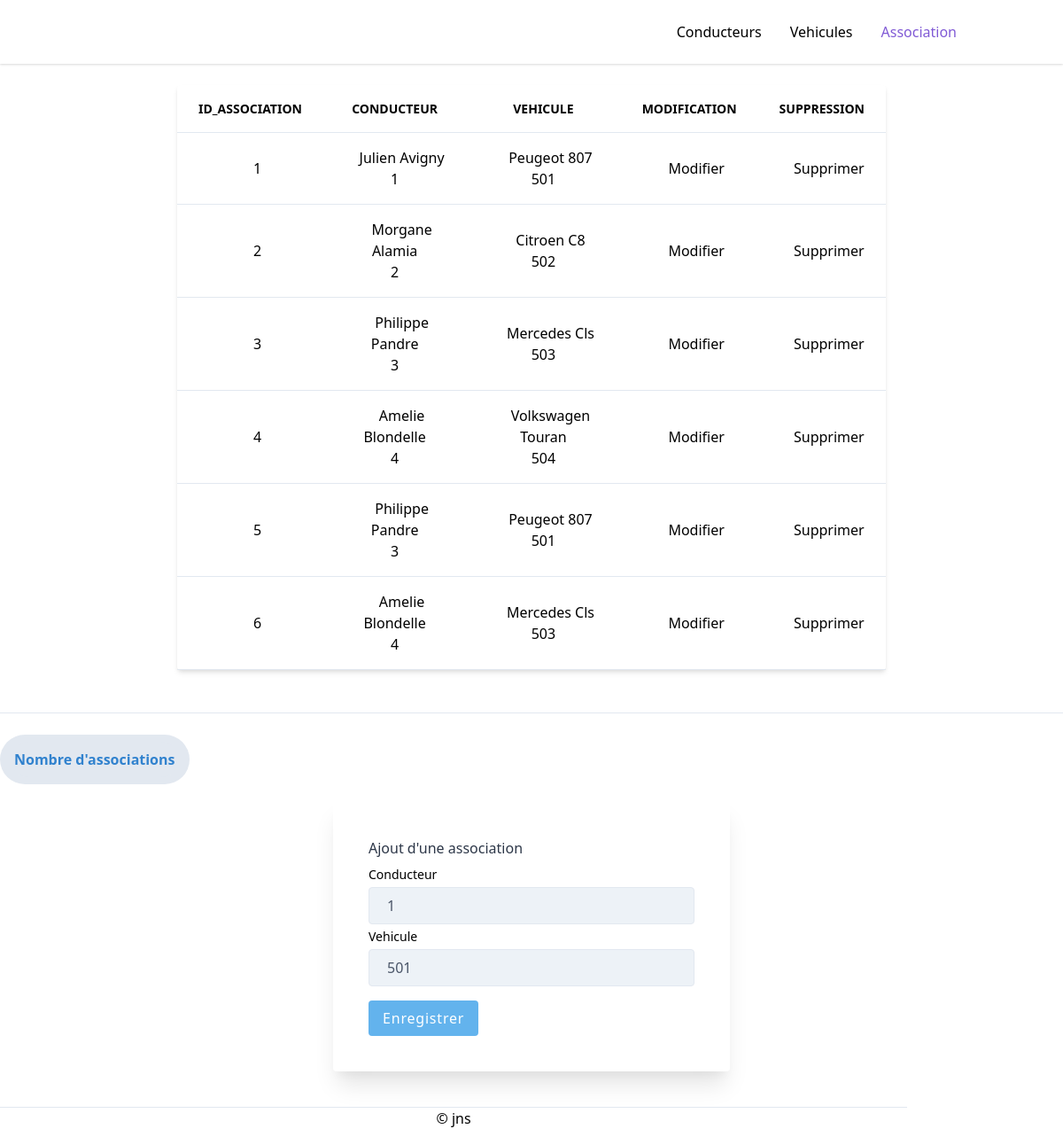
The app's page /eval_poo_php/association.php with its own data.
### tables this page shows
CREATE TABLE `association_vehicule_conducteur` (
  `id_association` int(11) NOT NULL,
  `id_vehicule` int(11) NOT NULL,
  `id_conducteur` int(11) NOT NULL
);

CREATE TABLE `conducteur` (
  `id_conducteur` int(11) NOT NULL,
  `prenom` varchar(30) NOT NULL,
  `nom` varchar(30) NOT NULL
);

CREATE TABLE `vehicule` (
  `id_vehicule` int(11) NOT NULL,
  `marque` varchar(40) NOT NULL,
  `modele` varchar(40) NOT NULL,
  `couleur` varchar(20) NOT NULL,
  `immatriculation` varchar(20) NOT NULL
);

### eval_poo_php/association.php (the view, shortened to what this page needs)
<?php
require_once 'inc/init.php';
require_once 'inc/header.php';
?>
<ul class="flex flex-col mt-4 -mx-4 pt-4 border-t md:flex-row md:items-center md:mx-0 md:ml-auto md:mt-0 md:pt-0 md:border-0">
        <li>
          <a class="block px-4 py-1 md:p-2 lg:px-4" href="conducteur.php" title="">Conducteurs</a>
        </li>
        <li>
          <a class="block px-4 py-1 md:p-2 lg:px-4" href="vehicule.php" title="">Vehicules</a>
        </li>
        <li>
          <a class="block px-4 py-1 md:p-2 lg:px-4 text-purple-600" href="association.php" title="">Association</a>
        </li>
      </ul>
    </div>
  </div>
</nav>
<div class="w-2/3 mx-auto">
  <div class="bg-white shadow-md rounded my-6">
    <table style="text-align:center" class="text-left w-full border-collapse">
    <thead>
        <tr>
          <th class="py-4 px-6 bg-grey-lightest font-bold uppercase text-sm text-grey-dark border-b border-grey-light">id_association</th>
          <th class="py-4 px-6 bg-grey-lightest font-bold uppercase text-sm text-grey-dark border-b border-grey-light">conducteur</th>
          <th class="py-4 px-6 bg-grey-lightest font-bold uppercase text-sm text-grey-dark border-b border-grey-light">vehicule</th>
          <th class="py-4 px-6 bg-grey-lightest font-bold uppercase text-sm text-grey-dark border-b border-grey-light">modification</th>
          <th class="py-4 px-6 bg-grey-lightest font-bold uppercase text-sm text-grey-dark border-b border-grey-light">suppression</th>
        </tr>
    </thead>
    <tbody>
<?php
        $resultat = $pdo->query('SELECT a.id_association, b.id_conducteur, b.prenom, b.nom, c.id_vehicule, c.marque, c.modele, c.id_vehicule FROM association_vehicule_conducteur a, conducteur b, vehicule c WHERE a.id_conducteur = b.id_conducteur AND a.id_vehicule = c.id_vehicule');
        $donnees = $resultat->fetchAll(PDO::FETCH_ASSOC);
            foreach($donnees as $indice => $association){
                echo '<tr class="hover:bg-grey-lighter">';
                  echo '<td class="py-4 px-6 border-b border-grey-light"><span class="ml-4 ">'.$association['id_association'].'</span></td>';
                  echo '<td class="py-4 px-6 border-b border-grey-light"><span class="ml-4 ">'.$association['prenom'].' '.$association['nom'].'<br>'.$association['id_conducteur'].'</span></td>';
                  echo '<td class="py-4 px-6 border-b border-grey-light"><span class="ml-4 ">'.$association['marque'].' '.$association['modele'].'<br>'.$association['id_vehicule'].'</span></td>';
                  echo '<td class="py-4 px-6 border-b border-grey-light"><span class="ml-4 "><button OnClick="modify(type,id)">Modifier</button></td>';
                  echo '<td class="py-4 px-6 border-b border-grey-light"><span class="ml-4 "><button OnClick="modify(type,id)">Supprimer</button></tr>';
            }
?>
    </tbody>
    </table>
  </div>
</div>
<br>
<hr>
<br>
<div id="result">
<div>
<div style="margin: 0 auto;:center" class="inline-flex" id="main_menu">
    <ul class="flex flex-wrap p-1 md:p-2 sm:bg-gray-300 sm:rounded-full text-sm md:text-base" id="menu_nav">
        <li class="relative mx-1 px-1 py-2 group bg-gray-300 rounded-full mb-1 md:mb-0" id="button_home">
            <button class="font-semibold whitespace-no-wrap text-blue-600 hover:text-blue-800" id="assoscount" value="assoscount">
                <span>Nombre d'associations</span>
            </button>
        </li>
    </ul>
</div>
<div class="leading-loose w-2/5 mx-auto">
  <form class="max-w-xl m-4 p-10 bg-white rounded shadow-xl" method="post" action="">
    <p class="text-gray-800 font-medium">Ajout d'une association</p>
    <div class="">
        <label class="block text-sm text-gray-00" for="conducteur">Conducteur</label>
        <select class="block appearance-none w-full bg-gray-200 border border-grey-lighter text-gray-700 py-1 px-5 pr-8 rounded" name="conducteur">
        <?php
            $resultat = $pdo->query('SELECT a.id_conducteur FROM conducteur a, association_vehicule_conducteur b WHERE a.id_conducteur = b.id_conducteur');
            $donnees = $resultat->fetchAll(PDO::FETCH_ASSOC);
                foreach($donnees as $indice => $conducteur){
                    echo '<option>'.$conducteur['id_conducteur'].'</span></td>';
                }
        ?>
        </select>
    </div>
    <div class="">
    <label class="block text-sm text-gray-00" for="conducteur">Vehicule</label>
        <select class="block appearance-none w-full bg-gray-200 border border-grey-lighter text-gray-700 py-1 px-5 pr-8 rounded" name="vehicule">
        <?php
            $resultat = $pdo->query('SELECT a.id_vehicule FROM vehicule a, association_vehicule_conducteur b WHERE a.id_vehicule = b.id_vehicule');
            $donnees = $resultat->fetchAll(PDO::FETCH_ASSOC);
                foreach($donnees as $indice => $vehicule){
                    echo '<option>'.$vehicule['id_vehicule'].'</option>';
                }
        ?>
        </select>
    </div>
    <div class="mt-4">
      <button class="px-4 py-1 text-white font-light tracking-wider bg-blue-400 rounded" type="submit" value="enregistrer"> Enregistrer </button>
    </div>
  </form>
</div>
<br>
<?php
require_once 'inc/footer.php';
?>

### eval_poo_php/inc/header.php (shortened to what this page needs)
<!DOCTYPE html>
<html lang="fr">
<head>
    <link rel='stylesheet' href='https://cdnjs.cloudflare.com/ajax/libs/tailwindcss/1.1.2/tailwind.min.css'/>
</head>
<body>
<nav class="bg-white shadow" role="navigation">
  <div class="container mx-auto p-4 flex flex-wrap items-center md:flex-no-wrap">
    <div class="mr-4 md:mr-8">
      <a href="#" rel="home">
        <svg class="w-10 h-10 text-purple-600" width="54" height="54" viewBox="0 0 54 54" xmlns="http://www.w3.org/2000/svg">
        </svg>
      </a>
    </div>
    <div class="w-full md:w-auto md:flex-grow md:flex md:items-center">

### eval_poo_php/inc/footer.php
<footer>
        <div class="container">
            <hr>
            <div class="row text-center">
                <div class="col">
                    <p>&copy; jns</p>
                </div>
            </div>
        </div>
    </footer>
    </body>
</html>

### records on screen
association_vehicule_conducteur: id_association "1", id_conducteur.prenom "Julien", id_conducteur.nom "Avigny", id_conducteur.id_conducteur "1", id_vehicule.marque "Peugeot", id_vehicule.modele "807", id_vehicule.id_vehicule "501"
association_vehicule_conducteur: id_association "2", id_conducteur.prenom "Morgane", id_conducteur.nom "Alamia", id_conducteur.id_conducteur "2", id_vehicule.marque "Citroen", id_vehicule.modele "C8", id_vehicule.id_vehicule "502"
association_vehicule_conducteur: id_association "3", id_conducteur.prenom "Philippe", id_conducteur.nom "Pandre", id_conducteur.id_conducteur "3", id_vehicule.marque "Mercedes", id_vehicule.modele "Cls", id_vehicule.id_vehicule "503"
association_vehicule_conducteur: id_association "4", id_conducteur.prenom "Amelie", id_conducteur.nom "Blondelle", id_conducteur.id_conducteur "4", id_vehicule.marque "Volkswagen", id_vehicule.modele "Touran", id_vehicule.id_vehicule "504"
association_vehicule_conducteur: id_association "5", id_conducteur.prenom "Philippe", id_conducteur.nom "Pandre", id_conducteur.id_conducteur "3", id_vehicule.marque "Peugeot", id_vehicule.modele "807", id_vehicule.id_vehicule "501"
association_vehicule_conducteur: id_association "6", id_conducteur.prenom "Amelie", id_conducteur.nom "Blondelle", id_conducteur.id_conducteur "4", id_vehicule.marque "Mercedes", id_vehicule.modele "Cls", id_vehicule.id_vehicule "503"

### other values on screen
form field conducteur "1"
form field vehicule "501"
